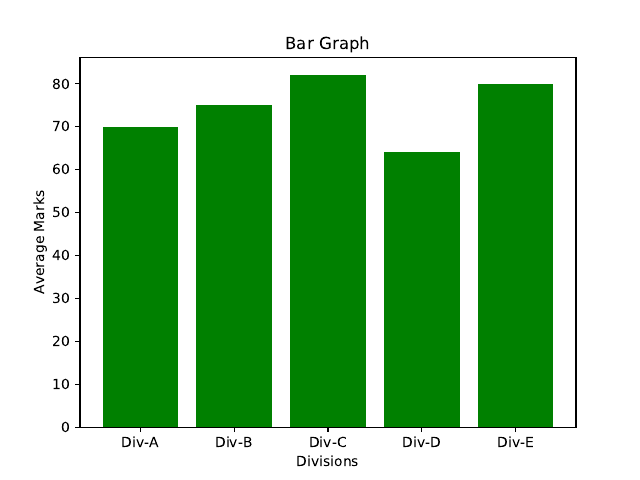

Reproduce this figure in Python.
import matplotlib.pyplot as plt

divisions = ["Div-A", "Div-B", "Div-C", "Div-D", "Div-E"]
division_average_marks = [70, 75, 82, 64, 80]

plt.bar(divisions, division_average_marks, color="green")
plt.title("Bar Graph")
plt.xlabel("Divisions")
plt.ylabel("Average Marks")
plt.savefig("bar.pdf")